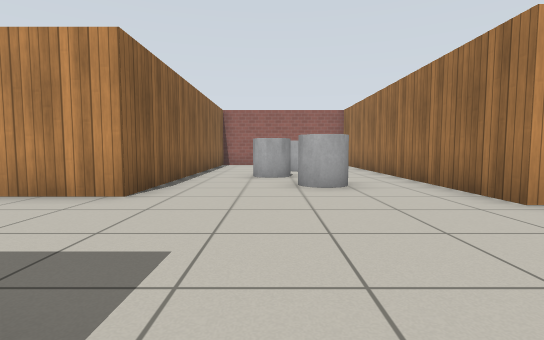
view 1 (above)

18 first-person views from a walk through a Gazebo world. The camera is 0.72 m above the floor, tilts 4° down and sees 85° across. The floor is counted in squares, 1 m on a side. Each view is taken from the middle of a square. On the plan, view 1 faces up. The plan holds only what a view shows up to about 10 squares ahead; the rest is blank. Gazebo's built-in surfaces are drawn with simple patterns.

view 2
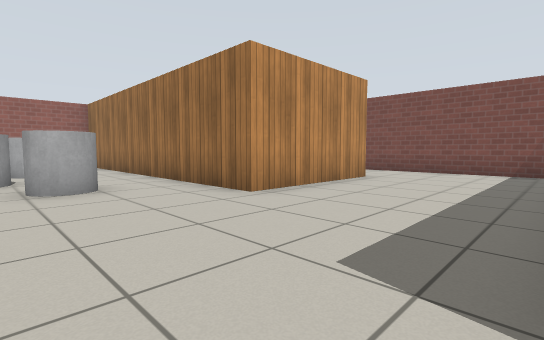

view 3
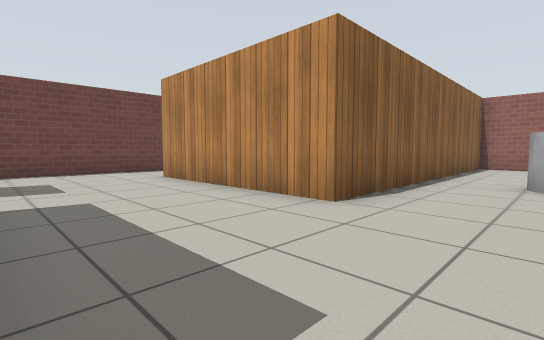

view 4
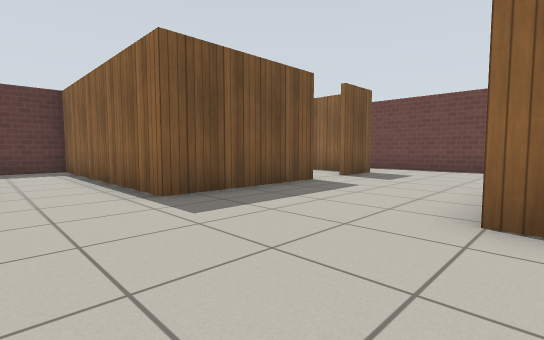

view 5
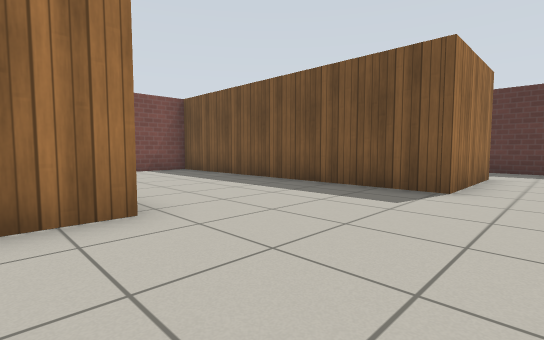

view 6
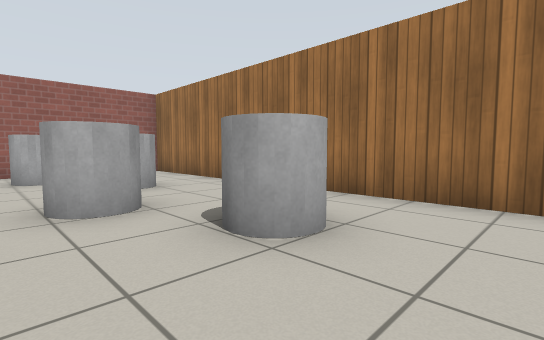

view 7
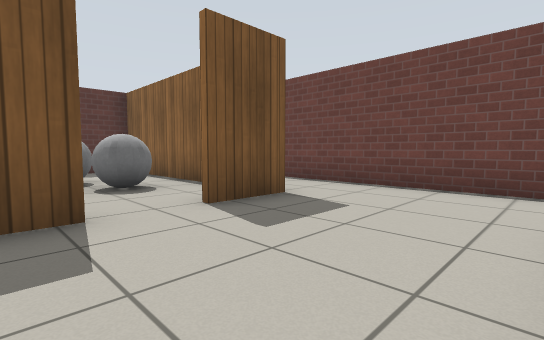

view 8
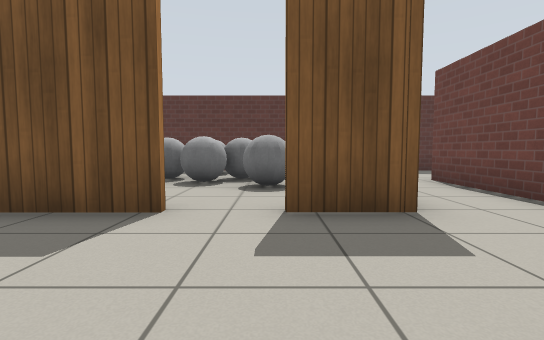

view 9
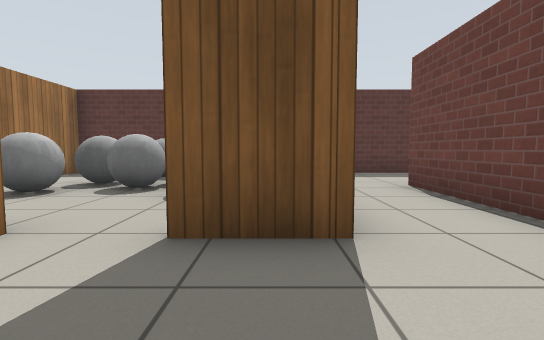

view 10
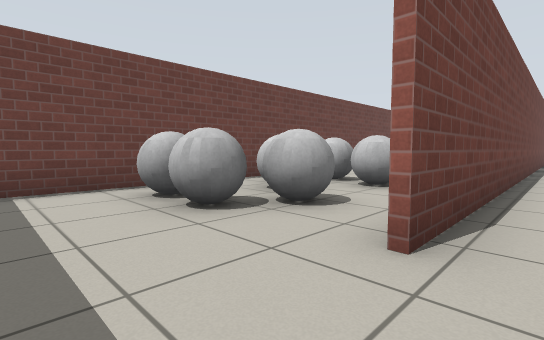

view 11
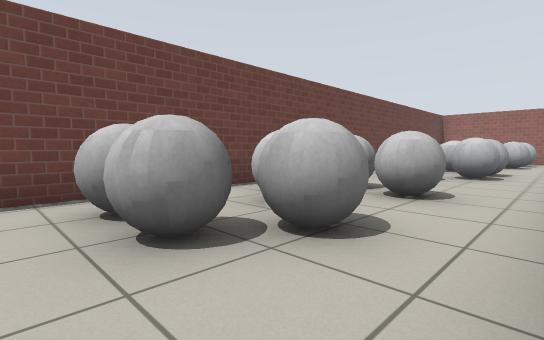

view 12
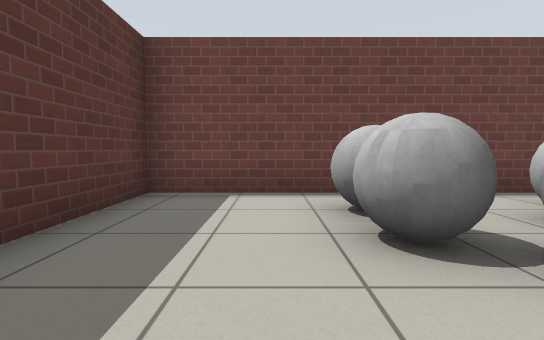

view 13
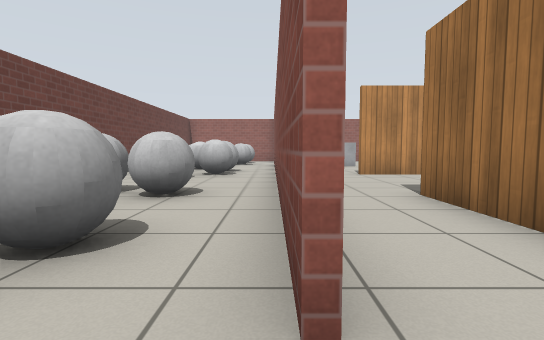

view 14
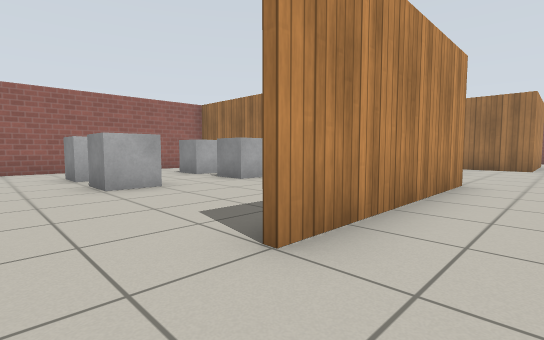

view 15
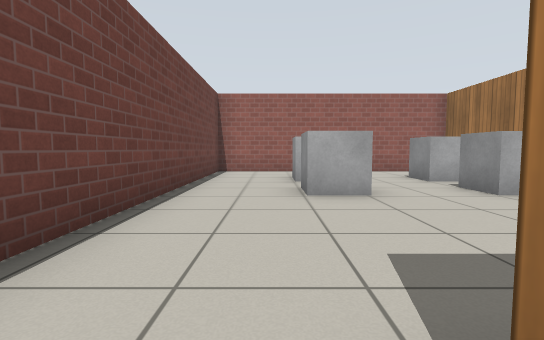

view 16
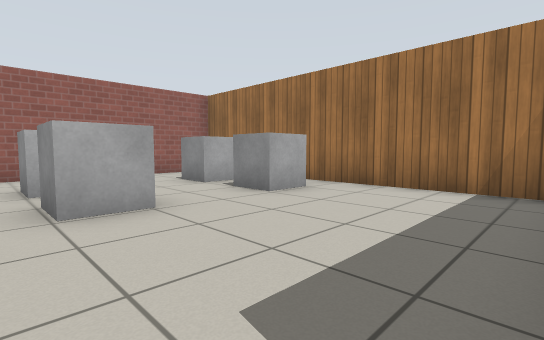

view 17
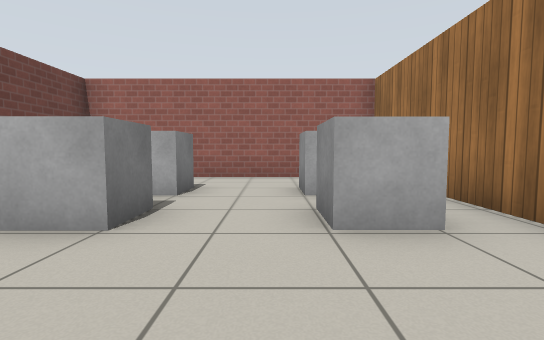

view 18
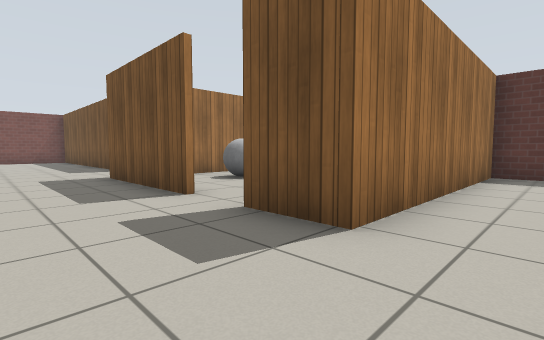

### Floor plan
Points are (right, up) in squares from view 1. A wall is a line through its corners. A room is listed if a view was taken in it or the views show most of it. See-through windows are left out.
Room 1 (views 1, 2, 3, 4, 5, 6, 7, 8, 9, 14, 15, 16, 18)
walls: (-4.8, 0.7) (-1, 0.7) (-1, -6) (0.4, -6); (7.4, 3.8) (3.3, 3.8) (3.3, 13.7) (-1.6, 13.7); (1.3, -3.6) (1.3, -0.4) (8.9, -0.4); (-2.2, 13.1) (-2.2, 4.5) (-7.5, 4.5); (-9.7, 5.5) (-9.7, -3); (-7.7, -2.5) (-7.7, 0.7) (-6.1, 0.7); (9.8, 0.4) (9.8, 3.5)
ways out: opening at (-9, -2) to room 2; opening at (-8.5, 5) to room 3; opening at (-5.5, 1) to room 4; opening at (1, -4.5); opening at (8.5, 4)
objects: grey cylinder (0, 8); grey cylinder (0, 12); grey cylinder (1, 6); grey cylinder (1, 10)
Room 2 (views 10, 11, 12, 13)
walls: (-14.9, 6.1) (-14.9, -6) (-8, -6); (-9.9, -3) (-9.9, 3.9); (-7.7, -6.1) (-7.7, -2.5)
ways out: opening at (-9, -2) to room 1
objects: grey ball (-14, -3) to (-13, -2); grey ball (-13, -3) to (-12, -2); grey ball (-13, -1) to (-12, -1); grey ball (-13, 1) to (-13, 2); grey ball (-13, 7) to (-12, 7); grey ball (-12, 0) to (-11, 1); grey ball (-12, 4) to (-11, 5); grey ball (-12, 6) to (-11, 6); grey ball (-11, -2)
Room 3 (view 17)
walls: (-2.4, 5.1) (-2.4, 13.7) (-9.7, 13.7) (-9.7, 5.5)
ways out: opening at (-8.5, 5) to room 1
objects: grey box (-7, 9); grey box (-7, 11); grey box (-4, 9); grey box (-4, 11)
Room 4 (no view inside)
walls: (-7.5, -0.2) (-7.5, -6.1); (-8, -6) (-1.1, -6) (-1.1, -1.5)
ways out: opening at (-5.5, 1) to room 1
objects: grey ball (-6, -4) to (-5, -3); grey ball (-6, -2) to (-5, -2); other object (-4, -5) to (-4, -4); grey ball (-4, -3) to (-3, -3); grey ball (-4, -2); grey ball (-3, -2)

Positions as (right, up) in squares from view 1, and headings:
1: (0, 0), facing up
2: (0, 0), facing up-right
3: (0, 1), facing up-left
4: (1, 5), facing down-left
5: (0, 5), facing down-right
6: (-1, 4), facing up-right
7: (-4, 4), facing down-left
8: (-6, 4), facing down
9: (-7, 3), facing down
10: (-9, -5), facing up-left
11: (-10, -4), facing up-left
12: (-10, -4), facing left
13: (-10, -4), facing up
14: (-9, 3), facing up-right
15: (-8, 4), facing up
16: (-8, 5), facing up-right
17: (-5, 6), facing up
18: (-9, 3), facing down-right
